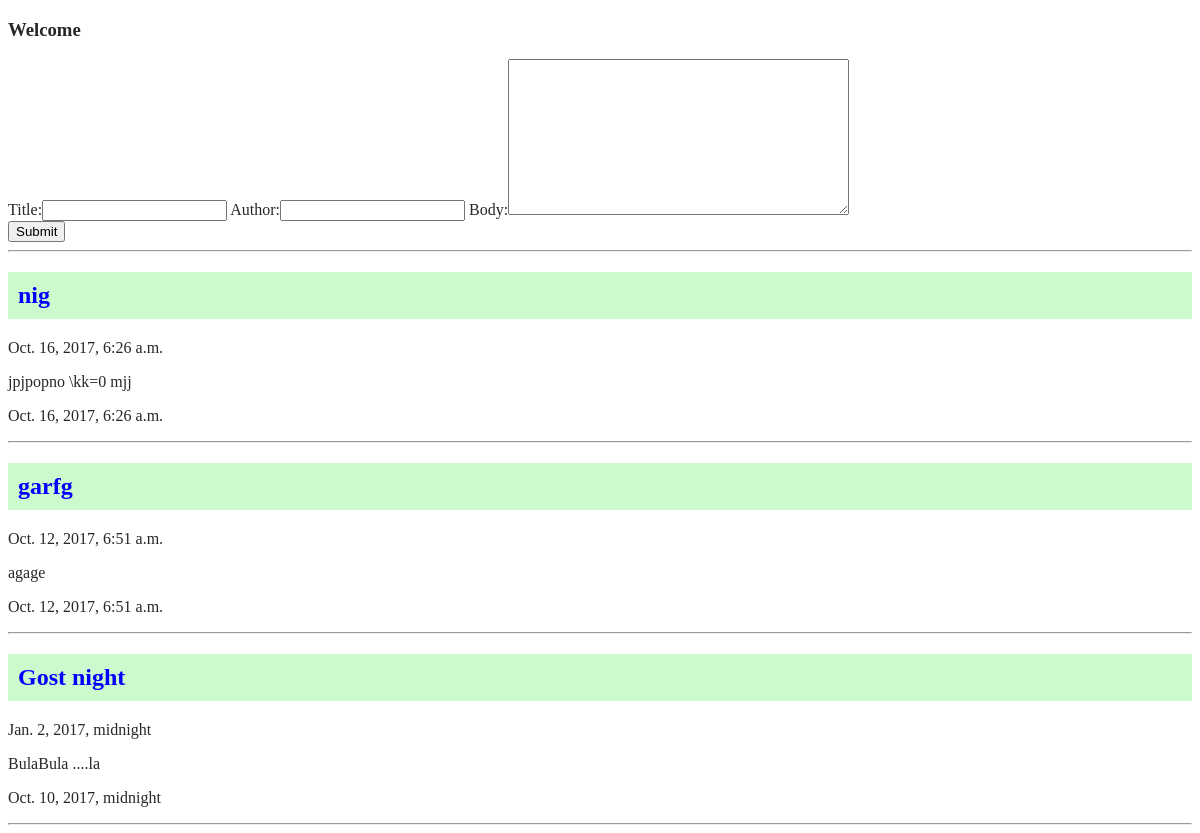
/blog/, run on an earlier commit of the app's database.
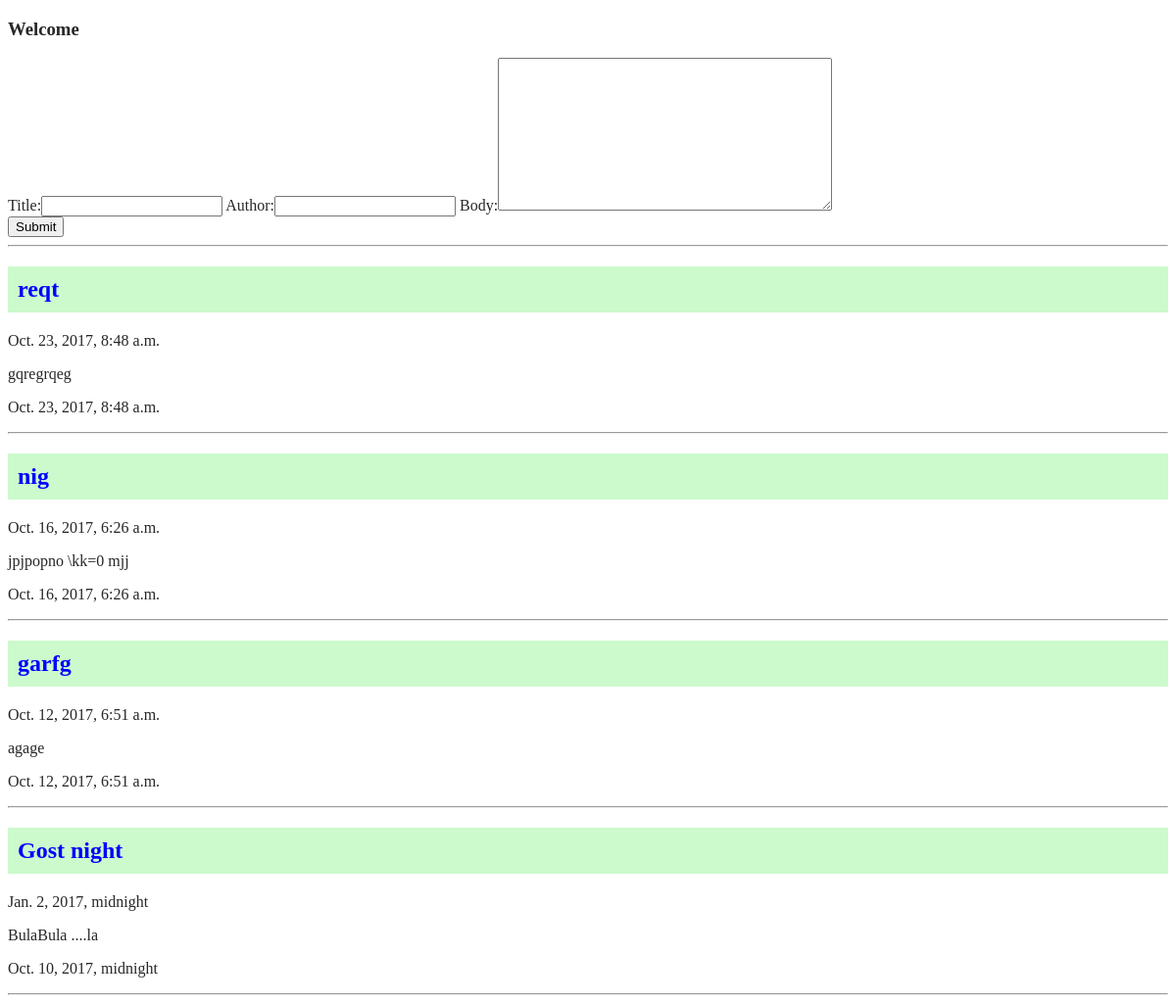
And on a later commit of the database.
### blog/models.py (models this page shows, shortened)
class BlogPost(models.Model):
    title = models.CharField(max_length=150)
    author = models.CharField(max_length=60)
    body = models.TextField()
    pub_date = models.DateTimeField()
    update_time = models.DateTimeField()
    class Meta:
        ordering = ("-pub_date",)

### blog/views.py (the view)
def archive(request):
    posts = BlogPost.objects.all()[:4]
    return render(request, "archive.html", {'posts': posts, 'form': BlogPostForm()})

### blog/models.py
class BlogPostForm(forms.ModelForm):
    class Meta:
        model = BlogPost
        exclude = ('pub_date', 'update_time', )

### blog/templates/archive.html (shortened to what this page needs)
<!DOCTYPE html>
<html lang="en">
<head>
</head>
<body>
<h3> Welcome {{ name }} </h3>
<form action="/blog/create/" method="post">{% csrf_token %}
    <talble>{{ form }}</talble><br>
    <input type="submit">
</form>
<hr>
{% for post in posts %}
    <h2>{{ post.title }} </h2>
    <p>{{ post.pub_date }}</p>
    <p>{{ post.body }}</p>
    <p>{{ post.update_time }}</p>
    <hr>
{% endfor %}
</body>
</html>

### blog/templates/archive.html (style rules this page uses)
h2 { background-color: rgba(0, 230, 0, 0.2); color: blue; padding: 10px }
body { color: #272727; font-size: 16px; }

What changed in the data, as far as the page shows it:
added BlogPost: title "reqt", pub_date "Oct. 23, 2017, 8:48 a.m.", body "gqregrqeg", update_time "Oct. 23, 2017, 8:48 a.m."
